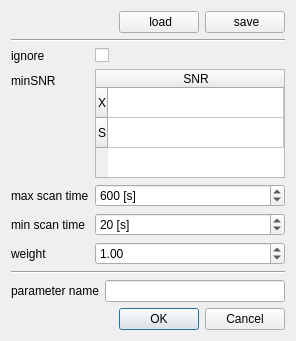
<?xml version="1.0" encoding="UTF-8"?>
<ui version="4.0">
 <class>baselineParametersDialog</class>
 <widget class="QDialog" name="baselineParametersDialog">
  <property name="geometry">
   <rect>
    <x>0</x>
    <y>0</y>
    <width>296</width>
    <height>341</height>
   </rect>
  </property>
  <property name="windowTitle">
   <string>Dialog</string>
  </property>
  <layout class="QVBoxLayout" name="verticalLayout">
   <item>
    <layout class="QHBoxLayout" name="horizontalLayout_4">
     <item>
      <spacer name="horizontalSpacer">
       <property name="orientation">
        <enum>Qt::Horizontal</enum>
       </property>
       <property name="sizeHint" stdset="0">
        <size>
         <width>40</width>
         <height>20</height>
        </size>
       </property>
      </spacer>
     </item>
     <item>
      <widget class="QPushButton" name="pushButton_load">
       <property name="text">
        <string> load</string>
       </property>
       <property name="icon">
        <iconset resource="myresources.qrc">
         <normaloff>:/icons/icons/folder-open-5.png</normaloff>:/icons/icons/folder-open-5.png</iconset>
       </property>
      </widget>
     </item>
     <item>
      <widget class="QPushButton" name="pushButton_save">
       <property name="text">
        <string> save</string>
       </property>
       <property name="icon">
        <iconset resource="myresources.qrc">
         <normaloff>:/icons/icons/document-export.png</normaloff>:/icons/icons/document-export.png</iconset>
       </property>
      </widget>
     </item>
    </layout>
   </item>
   <item>
    <widget class="Line" name="line_2">
     <property name="orientation">
      <enum>Qt::Horizontal</enum>
     </property>
    </widget>
   </item>
   <item>
    <layout class="QFormLayout" name="formLayout">
     <item row="0" column="0">
      <widget class="QLabel" name="availableLabel">
       <property name="text">
        <string>ignore</string>
       </property>
      </widget>
     </item>
     <item row="0" column="1">
      <widget class="QCheckBox" name="CheckBox_ignore">
       <property name="checked">
        <bool>false</bool>
       </property>
      </widget>
     </item>
     <item row="1" column="0">
      <widget class="QLabel" name="minSNRLabel">
       <property name="text">
        <string>minSNR</string>
       </property>
      </widget>
     </item>
     <item row="1" column="1">
      <widget class="QTableWidget" name="tableWidget_SNR">
       <attribute name="horizontalHeaderStretchLastSection">
        <bool>true</bool>
       </attribute>
       <row>
        <property name="text">
         <string>X</string>
        </property>
       </row>
       <row>
        <property name="text">
         <string>S</string>
        </property>
       </row>
       <column>
        <property name="text">
         <string>SNR</string>
        </property>
       </column>
      </widget>
     </item>
     <item row="2" column="0">
      <widget class="QLabel" name="label">
       <property name="text">
        <string>max scan time</string>
       </property>
      </widget>
     </item>
     <item row="2" column="1">
      <widget class="QSpinBox" name="spinBox_maxScan">
       <property name="suffix">
        <string> [s]</string>
       </property>
       <property name="maximum">
        <number>9999</number>
       </property>
       <property name="singleStep">
        <number>60</number>
       </property>
       <property name="value">
        <number>600</number>
       </property>
      </widget>
     </item>
     <item row="3" column="0">
      <widget class="QLabel" name="label_2">
       <property name="text">
        <string>min scan time</string>
       </property>
      </widget>
     </item>
     <item row="3" column="1">
      <widget class="QSpinBox" name="spinBox_minScan">
       <property name="suffix">
        <string> [s]</string>
       </property>
       <property name="maximum">
        <number>9999</number>
       </property>
       <property name="singleStep">
        <number>10</number>
       </property>
       <property name="value">
        <number>20</number>
       </property>
      </widget>
     </item>
     <item row="4" column="0">
      <widget class="QLabel" name="label_3">
       <property name="text">
        <string>weight</string>
       </property>
      </widget>
     </item>
     <item row="4" column="1">
      <widget class="QDoubleSpinBox" name="doubleSpinBox_weight">
       <property name="singleStep">
        <double>0.100000000000000</double>
       </property>
       <property name="value">
        <double>1.000000000000000</double>
       </property>
      </widget>
     </item>
    </layout>
   </item>
   <item>
    <widget class="Line" name="line">
     <property name="orientation">
      <enum>Qt::Horizontal</enum>
     </property>
    </widget>
   </item>
   <item>
    <layout class="QHBoxLayout" name="horizontalLayout_2">
     <item>
      <widget class="QLabel" name="label_5">
       <property name="text">
        <string>parameter name</string>
       </property>
      </widget>
     </item>
     <item>
      <widget class="QLineEdit" name="lineEdit_paraName"/>
     </item>
    </layout>
   </item>
   <item>
    <widget class="QDialogButtonBox" name="buttonBox">
     <property name="orientation">
      <enum>Qt::Horizontal</enum>
     </property>
     <property name="standardButtons">
      <set>QDialogButtonBox::Cancel|QDialogButtonBox::Ok</set>
     </property>
    </widget>
   </item>
  </layout>
 </widget>
 <resources>
  <include location="myresources.qrc"/>
 </resources>
 <connections/>
</ui>
